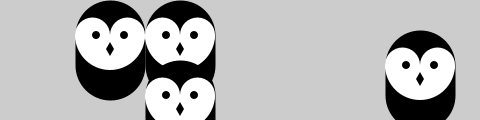
Frame 1 (no input)
Frame 60 (the mouse pressed at the canvas centre just before this capture): identical to frame 1, image omitted
Frame 120 (the mouse held since frame 60 and released just before this capture): identical to frame 1, image omitted

The Processing sketch that drew this single still picture (run headless with seeded random() and noise(); from frame 60 on, the mouse is pressed at the canvas centre):

// Processing sketch: owl_without_functions
// ── owl_without_functions.pde
void setup() {
 size(480, 120);
 smooth();
}

void owl(int x, int y) {
   // Left owl
 translate(x, y);
 stroke(0);
 strokeWeight(70);
 line(0, -35, 0, -65); // Body
 noStroke();
 fill(255);
 ellipse(-17.5, -65, 35, 35); // Left eye dome
 ellipse(17.5, -65, 35, 35); // Right eye dome
 arc(0, -65, 70, 70, 0, PI); // Chin
 fill(0);
 ellipse(-14, -65, 8, 8); // Left eye
 ellipse(14, -65, 8, 8); // Right eye
 quad(0, -58, 4, -51, 0, -44, -4, -51); // Beak
}


void draw() {
 background(204);
 
 owl(110, 100);
 owl(70, 0);
 owl(240, 30);
 owl(-240, 30);


}
